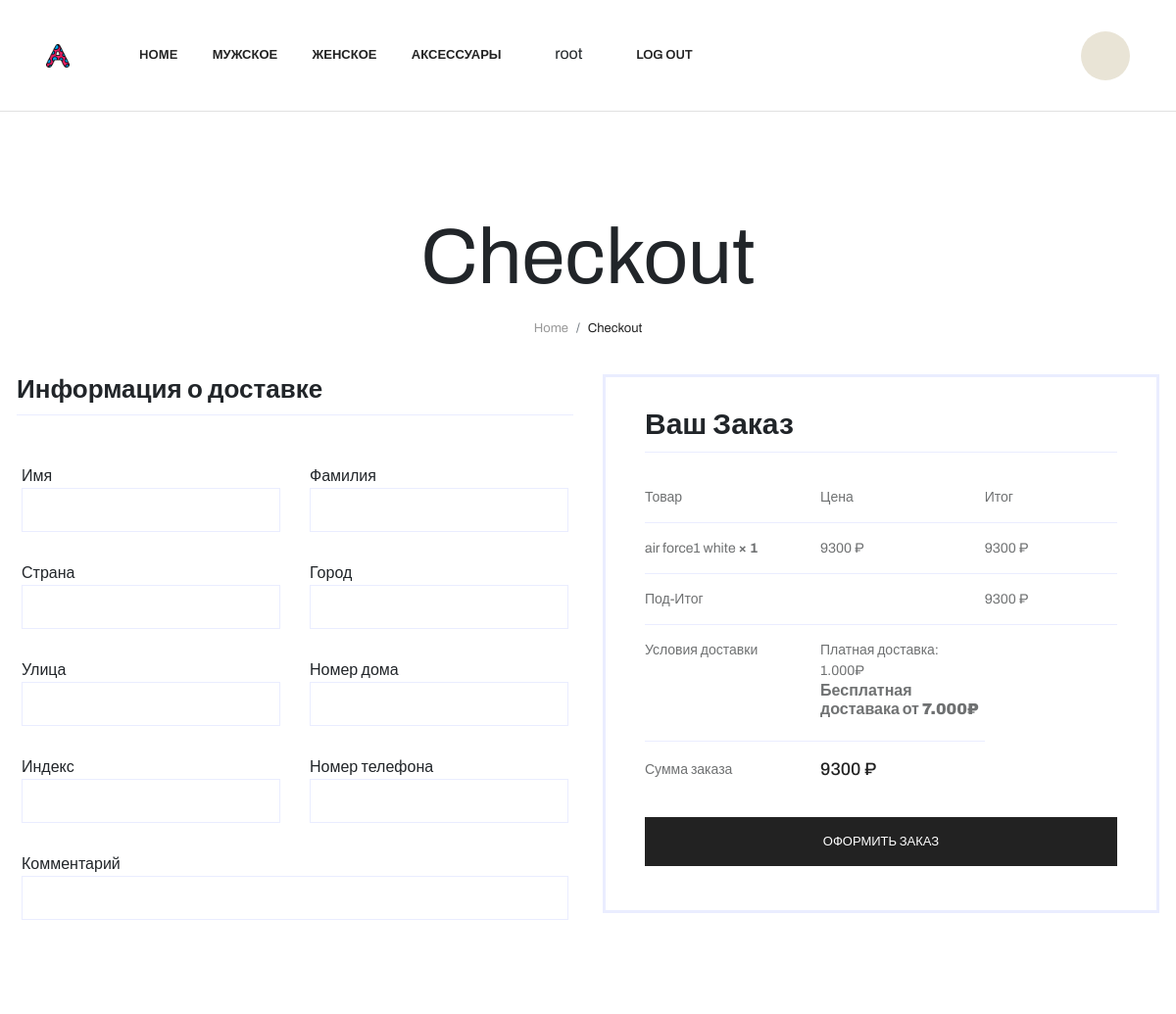
The page /shop/checkout (signed in, upper part) on the database as committed earlier.
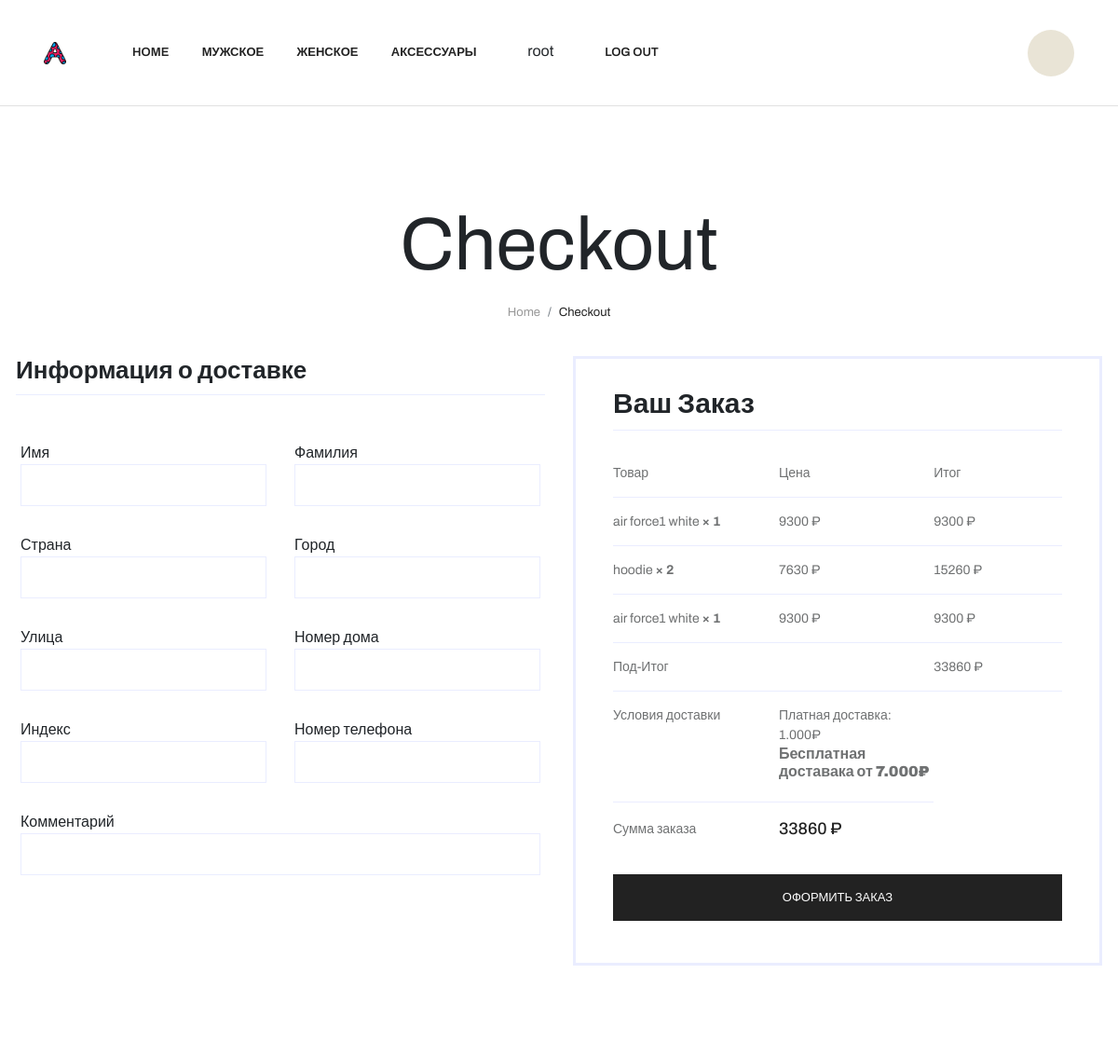
The same page on the database as committed later.
### shop/models.py (models this page shows, shortened)
class OrderItem(models.Model):
    order = models.ForeignKey(Order, on_delete=models.CASCADE)
    product = models.ForeignKey(Product, on_delete=models.PROTECT)
    quantity = models.PositiveIntegerField(default=1)
    price = models.DecimalField(max_digits=20, decimal_places=0)
    size = models.CharField(max_length=10, default='')
    class Meta:
        ordering = ['pk']
    def __str__(self):
        return f'{self.product}' #��� ��� self.price
    @property
    def amount(self):
        return self.quantity * self.price

class Product(models.Model):
    name = models.CharField(max_length=255, verbose_name='product_name', blank=True, null=True)
    code = models.CharField(max_length=255, verbose_name='product_code', blank=True, null=True)
    category = models.CharField(max_length=255, choices=CATEGORY_CHOICE, default='shoes', verbose_name='product_category')
    product_type = models.CharField(max_length=255, choices=PRODUCT_TYPE_CHOICE, default='sneakers', verbose_name='product_type')
    brand = models.CharField(max_length=255, choices=BRAND_CHOICE, default='Nike', verbose_name='product_brand')
    gender = models.CharField(max_length=25, choices=GENDER_CHOICE, default='male', verbose_name='product_gender')
    price = models.DecimalField(max_digits=20, decimal_places=0, blank=True, null=True)
    old_price = models.DecimalField(max_digits=20, decimal_places=0, blank=True, null=True)
    image = models.ImageField(upload_to='shop/images', blank=True, null=True)
    image2 = models.ImageField(upload_to='shop/images', blank=True, null=True)
    image3 = models.ImageField(upload_to='shop/images', blank=True, null=True)
    image4 = models.ImageField(upload_to='shop/images', blank=True, null=True)
    image5 = models.ImageField(upload_to='shop/images', blank=True, null=True)
    note = models.TextField(blank=True, null=True)#comment
    class Meta:
        ordering = ['pk']
    def __str__(self):
        return f'{self.name}' # ��� ��� self.price

class Order(models.Model):
    STATUS_CART = 'cart'
    STATUS_WAITING_FOR_PAYMENT = 'waiting_for_payment'
    STATUS_PAID = 'paid'
    STATUS_CHOICES = [
        (STATUS_CART, 'cart'),
        (STATUS_WAITING_FOR_PAYMENT, 'waiting_for_payment'),
        (STATUS_PAID, 'paid')
    ]
    user = models.ForeignKey(User, on_delete=models.CASCADE)
    status = models.CharField(max_length=32, choices=STATUS_CHOICES, default=STATUS_CART)
    amount = models.DecimalField(max_digits=20, decimal_places=0, blank=True, null=True)
    delivery = models.DecimalField(max_digits=20, decimal_places=0, blank=True, null=True)
    total = models.DecimalField(max_digits=20, decimal_places=0, blank=True, null=True)
    creation_time = models.DateTimeField(auto_now_add=True)
    payment = models.ForeignKey(Payment, on_delete=models.PROTECT, blank=True, null=True)
    comment = models.TextField(blank=True, null=True)
    class Meta:
        ordering = ['pk']
    @property
    def total(self):
        return self.amount + self.delivery
    @staticmethod
    def get_cart(user: User):
        cart = Order.objects.filter(user=user,
                                    status=Order.STATUS_CART
                                    ).first()
        if cart and (timezone.now() - cart.creation_time).days > 7:
            cart.delete()
            cart = None
        if not cart:
            cart = Order.objects.create(user=user,
                                        status=Order.STATUS_CART,
                                        amount=0)
        return cart

### shop/views.py (the view, shortened to what this page needs)
# urls.py: path("checkout", views.checkout, name="shop/checkout"),
def checkout(request):
    if request.method == 'GET':
        form = CheckoutForm()
        cart = Order.get_cart(request.user)
        items = cart.orderitem_set.all()
        context = {
            'form': form,
            'cart': cart,
            'items': items,
        }
    else:
        return HttpResponse('Error in form')
    return render(request, "shop/checkout.html", context=context)

### shop/forms.py
class CheckoutForm(forms.Form):
    first_name = forms.CharField(label='first_name', required=True)
    last_name = forms.CharField(label='last_name', required=True)
    country = forms.CharField(label='country', required=True)
    city = forms.CharField(label='city', required=True)
    street = forms.CharField(label='street', required=True)
    home_number = forms.CharField(label='home_number', required=True)
    zip = forms.CharField(label='zip', required=True)
    phone = forms.CharField(label='phone', required=True)
    comment = forms.CharField(label='comment', required=False)

### templates/shop/checkout.html (shortened to what the changed rows need)
{% load static %}
<!doctype html>
<html class="no-js" lang="zxx">
<head>
       <link rel="stylesheet" href="{% static '/css/preloader.css' %}">
       <link rel="stylesheet" href="{% static '/css/owl.carousel.min.css' %}">
       <link rel="stylesheet" href="{% static '/css/animate.min.css' %}">
       <link rel="stylesheet" href="{% static '/css/magnific-popup.css' %}">
       <link rel="stylesheet" href="{% static '/css/meanmenu.css' %}">
       <link rel="stylesheet" href="{% static '/css/animate.min.css' %}">
       <link rel="stylesheet" href="{% static '/css/slick.css' %}">
       <link rel="stylesheet" href="{% static '/css/bootstrap.min.css' %}">
       <link rel="stylesheet" href="{% static '/css/fontawesome-all.min.css' %}">
       <link rel="stylesheet" href="{% static '/css/themify-icons.css' %}">
       <link rel="stylesheet" href="{% static '/css/nice-select.css' %}">
       <link rel="stylesheet" href="{% static '/css/ui-range-slider.css' %}">
       <link rel="stylesheet" href="{% static '/css/main.css' %}">
</head>
<body>
    <main>
         <section class="checkout-area pb-70">
               <div class="container">
                  <form method="post">
                     <div class="row">
                           <div class="col-lg-6">
                              <div class="your-order mb-30 ">
                                 <div class="your-order-table table-responsive">
                                       <table>
                                          <thead>
                                             <tr>
                                                   <th class="product-name">Товар</th>
                                                   <th class="product-price">Цена</th>
                                                   <th class="product-total">Итог</th>
                                             </tr>
                                          </thead>
                                          <tbody>
                                          {% for item in items %}
                                             <tr class="cart_item">
                                                   <td class="product-name">
                                                       {{ item }}<strong class="product-quantity"> × {{ item.quantity }}</strong>
                                                   </td>
                                                   <td class="product-price">
                                                       <span class="amount">{{ item.price }} ₽</span>
                                                   </td>
                                                   <td class="product-total">
                                                       <span class="amount">{{ item.amount }} ₽</span>
                                                   </td>
                                             </tr>
                                          {% endfor %}
                                          </tbody>
                                          <tfoot>
                                             <tr class="cart-subtotal">
                                                   <th>Под-Итог</th>
                                                   <td><span class="amount">{{ cart.amount }} ₽</span></td>
                                             </tr>
                                             <tr class="shipping">
                                                   <th>Условия доставки</th>
                                             </tr>
                                             <tr class="order-total">
                                                   <th>Сумма заказа</th>
                                                   <td>
                                                       <li><span>{{ cart.total }} ₽</span></li>
                                                   </td>
                                             </tr>
                                          </tfoot>
                                       </table>
                                 </div>
                              </div>
                           </div>
                     </div>
                  </form>
               </div>
         </section>
</main>
</body>
</html>

Rows that differ between the two databases and show on the page:
added OrderItem: product.name "hoodie", quantity "2", price "7630", amount "15260"
added OrderItem: product.name "air force1 white", quantity "1", price "9300", amount "9300"
changed Order: amount "9300" → "33860"; total "9300" → "33860"
